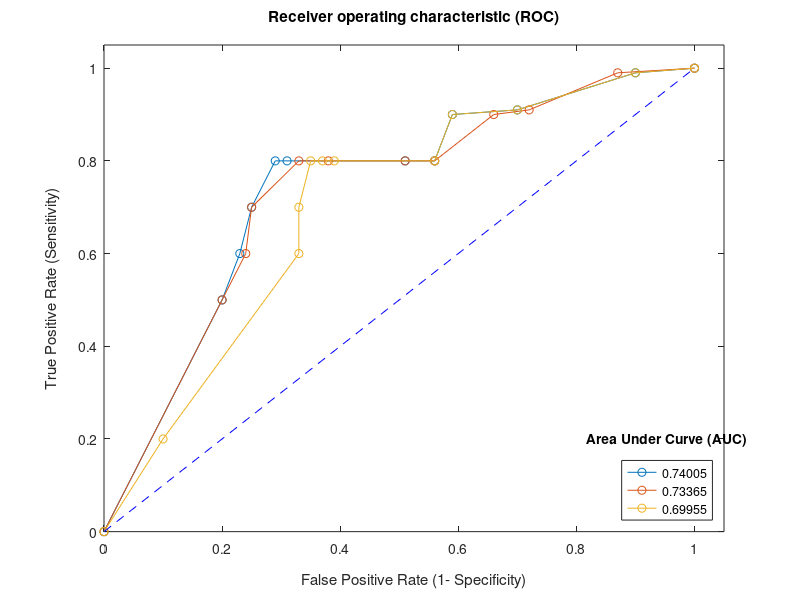

Here is the MATLAB script that generated this plot:

%[ROC_plot, AUC_score] = function (classNames, nROC_Thresholds, actual_label, predicted_label)

% this function generates an ROC plot with (per class) ROC curves and the
% AUC underneath them (using trapz method).
%
% for non- discrite classifiers, TPR and FPR at nThresholds(user defined)
% are calculated.
%
% first step, if discrete classifier, get TPR, FPR (1) per each class
% (vectors), elseif non-discrete case (ie. probability distribution) 
% => get FPR, TRP  vector (for each class) 

%%% note: for integration (GraphVar) -> fit to window (GUI window INSIDE results viewer)

% import classNames, example... 
classNames = {'cat' 'dog' 'turtle'} 

% example scores per class (ie. assuming 10 thresholds)
% => put all FPR together, TPRs together (ie. nClasses x nROC_Thresholds)
FPR = [0.2, 0.23, 0.25, 0.29, 0.31, 0.51, 0.56, 0.59, 0.7, 0.9;
       0.2, 0.24, 0.25, 0.33, 0.38, 0.51, 0.56, 0.66, 0.72, 0.87;
       0.1, 0.33, 0.33, 0.35, 0.37, 0.39, 0.56, 0.59, 0.7, 0.9]
   
TPR = [0.5, 0.6, 0.7, 0.8, 0.8, 0.8, 0.8, 0.9, 0.91, 0.99;
       0.5, 0.6, 0.7, 0.8, 0.8, 0.8, 0.8, 0.9, 0.91, 0.99;
       0.2, 0.6, 0.7, 0.8, 0.8, 0.8, 0.8, 0.9, 0.91, 0.99]

% input n FPR and TRP vectors (of same length ie. 1x10 doubles)
% plot ROC curve for each class & calculate AUC (using trapezoid method)
for i = 1: length(classNames)
    x = [0 FPR(i,:) 1]
    y = [0 TPR(i,:) 1]
    plot (x,y, '-o')
    AUC(i)= [trapz(x, y)]
    hold on
end

xlim([0 1.05])
ylim([0 1.05])               % correct axis limits so plot allows border visual
plot ([0 1],[0 1], '--b')    % plot "chance level" line (ie. 50%) 

xlabel({''; ''; 'False Positive Rate (1- Specificity)'; ''; ''})
ylabel({'True Positive Rate (Sensitivity)'; ''; ''})
title({'Receiver operating characteristic (ROC)'; ''  })
                                
legendCell = cellstr(num2str(AUC', '%-d'))            %change precision for "legendCell"    


lgd  = legend( {legendCell{1:end}}, 'Location','southeast','Orientation','vertical')  
title(lgd,'Area Under Curve (AUC)')

% end                 end of function